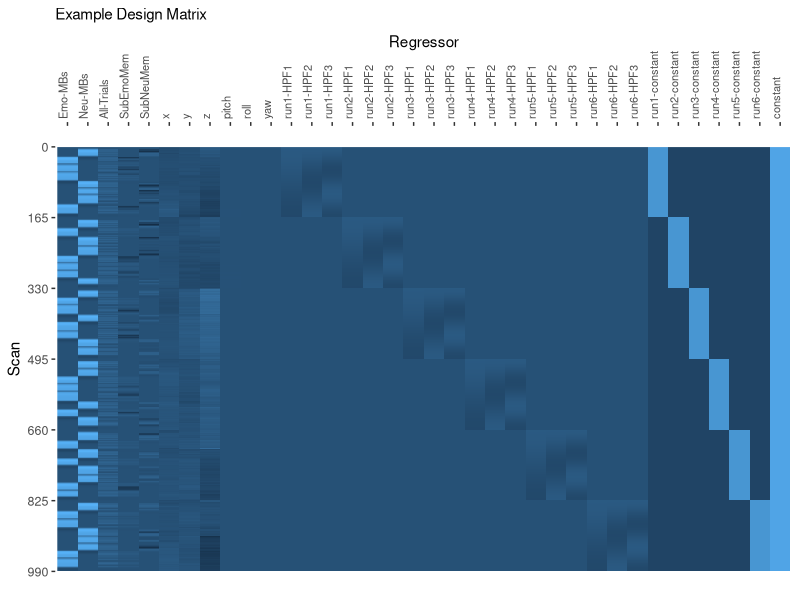
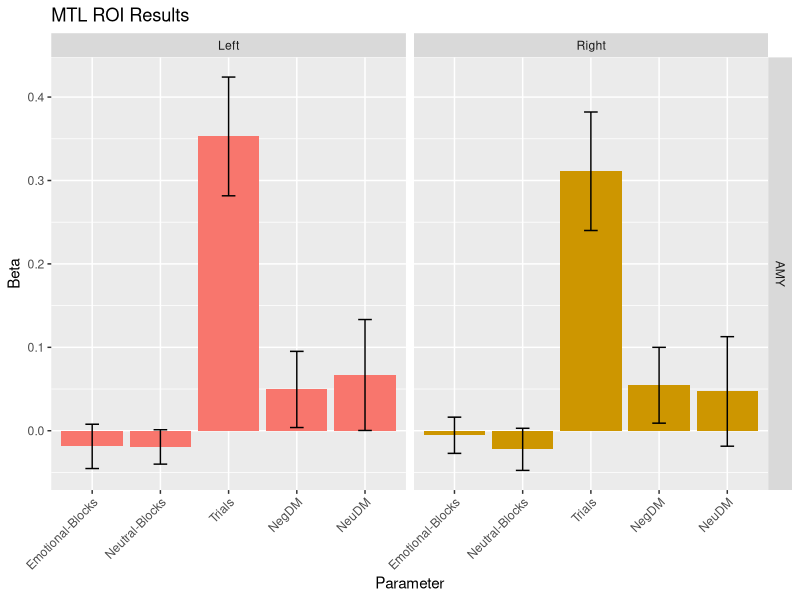
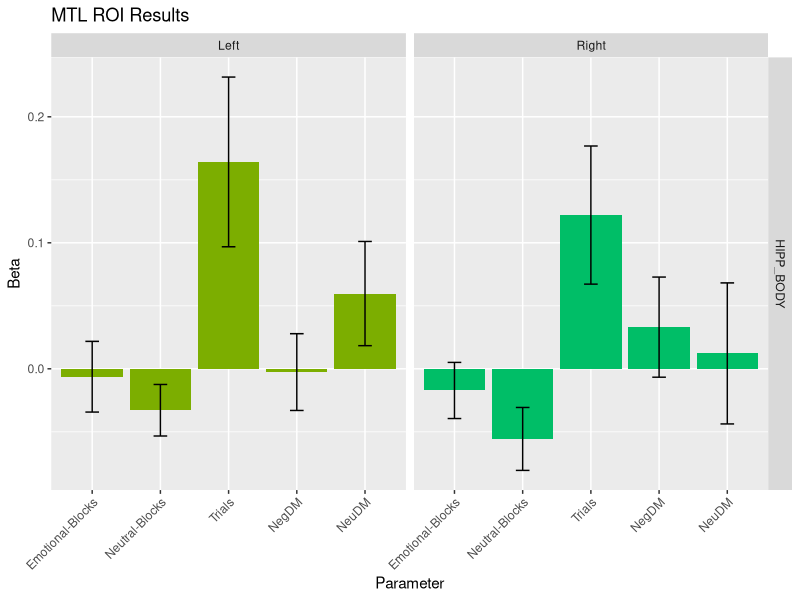
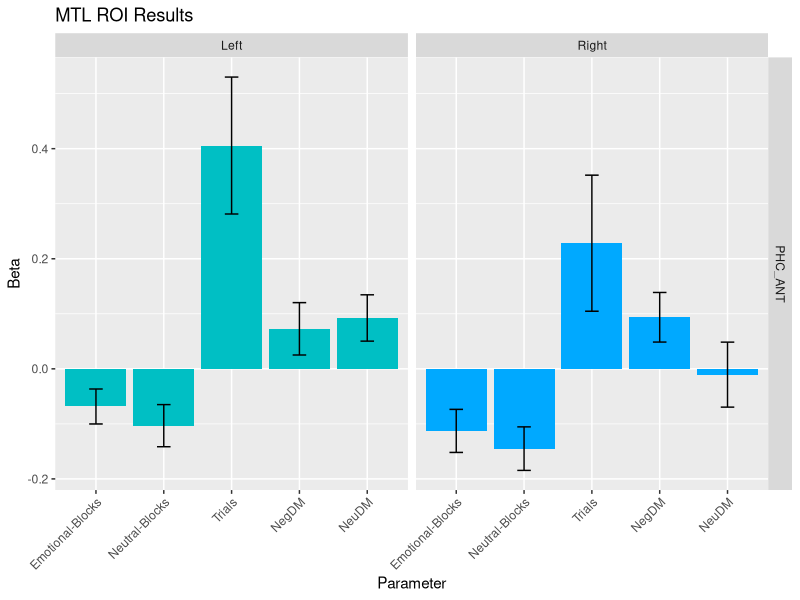
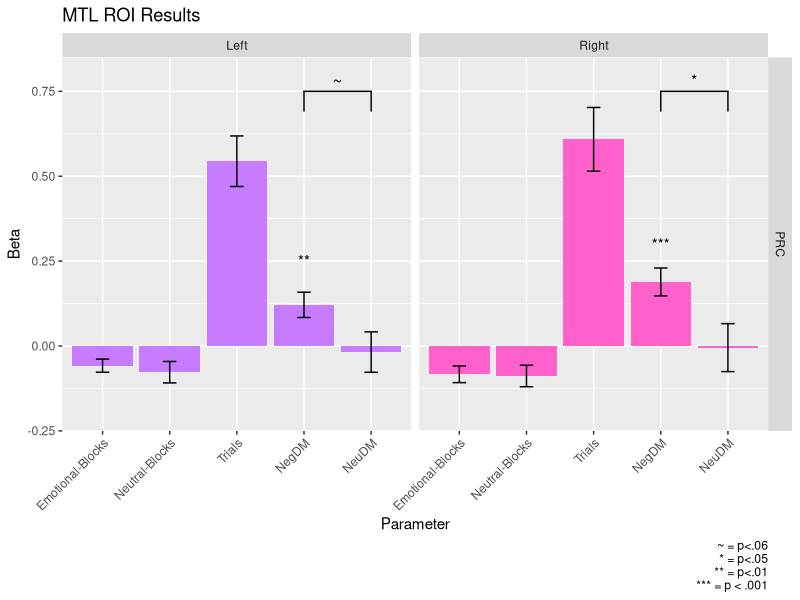

These figures' R source, in order: (Note: this script raises an error after producing the figures.)
## ---- chunk 1
require(tidyverse)
require(reshape2)
example_design_matrix <- as.matrix(read.csv('data/sub-s003-design-matrix.csv'))
row.names(example_design_matrix) <- seq(1, nrow(example_design_matrix), 1)
colnames(example_design_matrix) <- c("Emo-MBs", "Neu-MBs", #mini-blocks
                                      "All-Trials","SubEmoMem","SubNeuMem", #trials
                                      "x", "y", "z", #translation
                                      "pitch", "roll", "yaw", #rotation
                                      "run1-HPF1", "run1-HPF2", "run1-HPF3", #run1
                                      "run2-HPF1", "run2-HPF2", "run2-HPF3", #run2
                                      "run3-HPF1", "run3-HPF2", "run3-HPF3", #run3
                                      "run4-HPF1", "run4-HPF2", "run4-HPF3", #run4
                                      "run5-HPF1", "run5-HPF2", "run5-HPF3", #run5
                                      "run6-HPF1", "run6-HPF2", "run6-HPF3", #run6
                                      "run1-constant", "run2-constant", #run-constants
                                      "run3-constant", "run4-constant", #run-constants
                                      "run5-constant", "run6-constant", #run-constants
                                      "constant" #experiment-wide-constant
                                      )

long.data <- melt(example_design_matrix, varnames = c("Scan", "Regressor"))

ggplot(long.data, aes(x = Regressor, y = Scan)) + 
  geom_raster(aes(fill=value)) + 
  scale_x_discrete(position = "top") +
  scale_fill_continuous(guide = FALSE) +
  scale_y_continuous(trans = "reverse", breaks = seq(0,990,165)) +
  theme(axis.text.x=element_text(size=8, angle=90, vjust=0.3, hjust = 0),
        axis.text.y=element_text(size=9),
        plot.title=element_text(size=11),
        panel.grid=element_blank(),
        panel.background=element_blank(),
        axis.ticks.x = element_line()) +
  labs(title = "Example Design Matrix")
## ---- chunk 2
require(tidyverse)
require(scales)
df <- read.csv('data/roi-results.csv')

df %>%
  mutate(hemisphere = ifelse(grepl("[L]{1}", roi_name), "L", ifelse(grepl("[R]{1}", roi_name), "R", NA)),
         hemisphere = ifelse(hemisphere == "L", "Left", ifelse(hemisphere == "R", "Right", NA)),
         hemisphere = factor(hemisphere),
         region     = roi_name,
         region     = sub("^r", "", region),
         region     = sub("_[LR]{1}_mask$", "", region),
         region     = factor(region)
         ) -> df
## ---- chunk 3
df %>%
  filter(region == "AMY") %>%
  ggplot(aes(x = con_name, y = summary_value, fill = roi_name)) +
    geom_bar(stat = "summary", 
             fun.y = "mean") +
    geom_errorbar(stat = "summary", 
                  fun.data = "mean_se", 
                  width = 0.2) +
    facet_grid(region~hemisphere, 
               scales = "free_y") +
    theme(axis.text.x = element_text(angle = 45, hjust = 1)) +
    labs(y = "Beta",
         x = "Parameter",
         title = "MTL ROI Results") +
    scale_x_discrete(limits = c("Emotional-Blocks", "Neutral-Blocks", "Trials", "NegDM", "NeuDM")) +
    scale_fill_manual(values = hue_pal()(8)[1:2], guide=FALSE)
## ---- chunk 4
df %>%
  filter(region == "HIPP_BODY") %>%
  ggplot(aes(x = con_name, y = summary_value, fill = roi_name)) +
    geom_bar(stat = "summary", 
             fun.y = "mean") +
    geom_errorbar(stat = "summary", 
                  fun.data = "mean_se", 
                  width = 0.2) +
    facet_grid(region~hemisphere, 
               scales = "free_y") +
    theme(axis.text.x = element_text(angle = 45, hjust = 1)) +
    labs(y = "Beta",
         x = "Parameter",
         title = "MTL ROI Results") +
    scale_x_discrete(limits = c("Emotional-Blocks", "Neutral-Blocks", "Trials", "NegDM", "NeuDM")) +
    scale_fill_manual(values = hue_pal()(8)[3:4], guide=FALSE)
## ---- chunk 5
df %>%
  filter(region == "PHC_ANT") %>%
  ggplot(aes(x = con_name, y = summary_value, fill = roi_name)) +
    geom_bar(stat = "summary", 
             fun.y = "mean") +
    geom_errorbar(stat = "summary", 
                  fun.data = "mean_se", 
                  width = 0.2) +
    facet_grid(region~hemisphere, 
               scales = "free_y") +
    theme(axis.text.x = element_text(angle = 45, hjust = 1)) +
    labs(y = "Beta",
         x = "Parameter",
         title = "MTL ROI Results") +
    scale_x_discrete(limits = c("Emotional-Blocks", "Neutral-Blocks", "Trials", "NegDM", "NeuDM")) +
    scale_fill_manual(values = hue_pal()(8)[5:6], guide=FALSE)
## ---- chunk 6
require(ggsignif)

annotation.df <- data.frame(hemisphere=c("Left", "Right"), 
                            region=c("PRC","PRC"),
                            start=c("NegDM", "NegDM"), 
                            end=c("NeuDM", "NeuDM"),
                            y=c(.75, .75),
                            label=c("~", "*"))

ann_text1 <- data.frame(con_name = "NegDM", summary_value = .25, lab = "**",
                       hemisphere = factor("Left", levels = c("Left", "Right")),
                       region = factor("PRC", levels = levels(df$region)))

ann_text2 <- data.frame(con_name = "NegDM", summary_value = .3, lab = "***",
                       hemisphere = factor("Right", levels = c("Left", "Right")),
                       region = factor("PRC", levels = levels(df$region)))

df %>%
  filter(region == "PRC") %>%
  ggplot(aes(x = con_name, y = summary_value, fill=roi_name)) +
    geom_bar(stat = "summary", 
             fun.y = "mean") +
    geom_errorbar(stat = "summary", 
                  fun.data = "mean_se", 
                  width = 0.2) +
    geom_signif(data=annotation.df,
                aes(xmin=start, xmax=end, annotations=label, y_position=y, fill=NULL),
                vjust = -.1,
                manual = TRUE) + # cross bar significance
    geom_text(data=ann_text1, aes(label = lab, fill=NULL)) +
    geom_text(data=ann_text2, aes(label = lab, fill=NULL)) +  
    facet_grid(region~hemisphere, 
               scales = "free_y") +
    theme(axis.text.x = element_text(angle = 45, hjust = 1)) +
    labs(y = "Beta",
         x = "Parameter",
         title = "MTL ROI Results",
         caption = "~ = p<.06\n* = p<.05\n** = p<.01\n*** = p < .001") +
    scale_x_discrete(limits = c("Emotional-Blocks", "Neutral-Blocks", "Trials", "NegDM", "NeuDM")) +
    scale_fill_manual(values = hue_pal()(8)[7:8], guide=FALSE) +
    coord_cartesian(ylim = c(-.2,.8))
## ---- chunk 7
# The t-tests in the code chunk confirm the custom annotations in the figure above

# test 1: NegDM != NegDM (paired) for Left PRC
t.test(summary_value ~ con_name, 
       data=df, 
       subset = grepl("DM", df$con_name) & df$roi_name == "rPRC_L_mask", 
       paired=TRUE)

# test 2: NegDM != NegDM (paired) for Right PRC
t.test(summary_value ~ con_name, 
       data=df, 
       subset = grepl("DM", df$con_name) & df$roi_name == "rPRC_R_mask", 
       paired=TRUE)

# test 3: NegDM != 0 (one-sample) for Left PRC
t.test(x = df$summary_value[df$roi_name == "rPRC_L_mask" & df$con_name == "NegDM"], mu = 0)

# test 4: NegDM != 0 (one-sample) for Right PRC
t.test(x = df$summary_value[df$roi_name == "rPRC_R_mask" & df$con_name == "NegDM"], mu = 0)

## ---- chunk 8
df %>%
  filter(!grepl("CAUDATE", roi_name)) %>%
  ggplot(aes(x = con_name, y = summary_value, fill = roi_name)) +
    geom_bar(stat = "summary", 
             fun.y = "mean") +
    geom_errorbar(stat = "summary", 
                  fun.data = "mean_se", 
                  width = 0.2) +
    facet_grid(hemisphere~region, 
               scales = "free_y") +
    theme(axis.text.x = element_text(angle = 45, hjust = 1)) +
    labs(y = "Mean Beta Value", 
         x = "Parameter",
         title = "MTL Summary") +
    scale_x_discrete(limits = c("Emotional-Blocks", "Neutral-Blocks", "Trials", "NegDM", "NeuDM")) +
    scale_fill_discrete(guide=FALSE)
## ---- chunk 9
read.csv('data/roi-results-caudate-tails.csv') %>%
  mutate(hemisphere = ifelse(grepl("[L]{1}", roi_name), "L", ifelse(grepl("[R]{1}", roi_name), "R", NA)),
         hemisphere = ifelse(hemisphere == "L", "Left", ifelse(hemisphere == "R", "Right", NA)),
         hemisphere = factor(hemisphere),
         region     = roi_name,
         region     = sub("^r", "", region),
         region     = sub("_[LR]{1}_mask$", "", region),
         region     = factor(region)
         ) -> df.caudate.only

annotation.df <- data.frame(hemisphere=c("Left", "Right"), 
                            region=c("CAUDATE","CAUDATE"),
                            start=c("Emotional-Blocks", "Emotional-Blocks"), 
                            end=c("Neutral-Blocks", "Neutral-Blocks"),
                            y=c(.1, .1),
                            label=c("**", "***"))

df.caudate.only %>%
  ggplot(aes(x = con_name, y = summary_value, fill=roi_name)) +
    geom_bar(stat = "summary", 
             fun.y = "mean") +
    geom_errorbar(stat = "summary", 
                  fun.data = "mean_se", 
                  width = 0.2) +
    geom_signif(data=annotation.df,
                aes(xmin=start, xmax=end, annotations=label, y_position=y, fill=NULL),
                vjust = -.1,
                manual = TRUE) + # cross bar significance
    facet_grid(region~hemisphere, 
               scales = "free_y") +
    theme(axis.text.x = element_text(angle = 45, hjust = 1)) +
    labs(y = "Beta",
         x = "Parameter",
         title = "MTL ROI Results",
         caption = "** = p<.01\n*** = p < .001") +
    scale_x_discrete(limits = c("Emotional-Blocks", "Neutral-Blocks", "Trials", "NegDM", "NeuDM")) +
    scale_fill_manual(values = hue_pal()(10)[9:10], guide=FALSE)
## ---- chunk 10
# Confirmatory t-tests for the figure above

# test 1: Emotional-Blocks != Neutral Blocks (paired) for Left Caudate
t.test(data = df.caudate.only, 
       summary_value~con_name, 
       subset = grepl("Blocks", df.caudate.only$con_name) & hemisphere == "Left", 
       paired = TRUE)

# test 1: Emotional-Blocks != Neutral Blocks (paired) for Right Caudate
t.test(data = df.caudate.only, 
       summary_value~con_name, 
       subset = grepl("Blocks", df.caudate.only$con_name) & hemisphere == "Right", 
       paired = TRUE)
